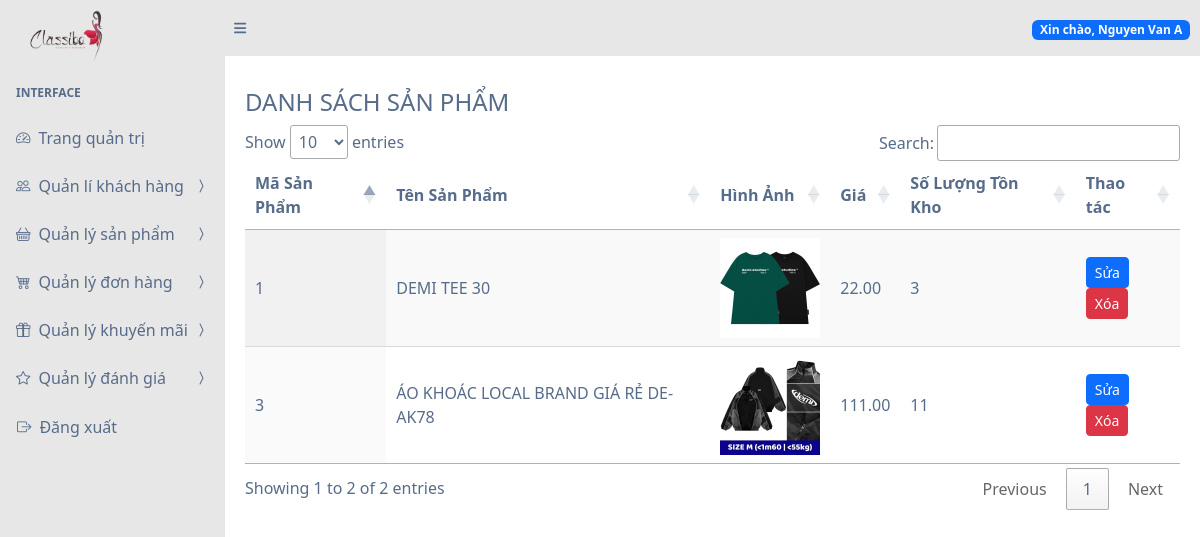
The app's page /?page=view-products (signed in) with its own data.
### tables this page shows
CREATE TABLE `sanpham` (
  `ma_san_pham` int(11) NOT NULL,
  `ten_san_pham` varchar(100) DEFAULT NULL,
  `hinh_anh` varchar(255) DEFAULT NULL,
  `mo_ta` text,
  `gia` decimal(10,2) DEFAULT NULL,
  `so_luong_ton_kho` int(11) DEFAULT NULL
);

### views/view-products.php (the view, shortened to what this page needs)
<?php
include 'config/mysql_connection.php';
$query_products = "SELECT * FROM SanPham";
$result_products = $conn->query($query_products);
?>
<div class="container mt-4">
    <h4>DANH SÁCH SẢN PHẨM</h4>
    <table id="productTable" class="display">
        <thead>
            <tr>
                <th>Mã Sản Phẩm</th>
                <th>Tên Sản Phẩm</th>
                <th>Hình Ảnh</th>
                <th>Giá</th>
                <th>Số Lượng Tồn Kho</th>
                <th>Thao tác</th>
            </tr>
        </thead>
        <tbody>
            <?php
            while ($row = $result_products->fetch_assoc()) {
                echo "<tr>";
                echo "<td>" . $row['ma_san_pham'] . "</td>";
                echo "<td>" . $row['ten_san_pham'] . "</td>";
                echo "<td><img src='" . $row['hinh_anh'] . "' style='width: 100px; height: auto;'></td>";
                echo "<td>" . $row['gia'] . "</td>";
                echo "<td>" . $row['so_luong_ton_kho'] . "</td>";
                echo "<td>";
                echo "<a href='./?page=edit-product&id=" . $row['ma_san_pham'] . "' class='btn btn-primary btn-sm'>Sửa</a>";
                echo "<button type='button' class='btn btn-danger btn-sm deleteBtn' data-id='" . $row['ma_san_pham'] . "' data-name='" . $row['ten_san_pham'] . "'>Xóa</button>";
                echo "</td>";
                echo "</tr>";
            }
            ?>
        </tbody>
    </table>
</div>

### records on screen
sanpham: ma_san_pham "1", ten_san_pham "DEMI TEE 30", hinh_anh (picture), gia "22.00", so_luong_ton_kho "3"
sanpham: ma_san_pham "3", ten_san_pham "ÁO KHOÁC LOCAL BRAND GIÁ RẺ DE-AK78", hinh_anh (picture), gia "111.00", so_luong_ton_kho "11"

### other values on screen
$_SESSION['username'] "Nguyen Van A"
